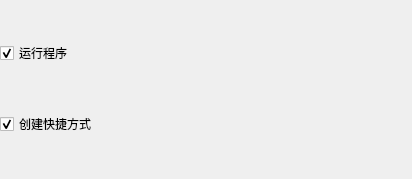
<?xml version="1.0" encoding="UTF-8"?>
<ui version="4.0">
 <class>SettingForm</class>
 <widget class="QWidget" name="SettingForm">
  <property name="geometry">
   <rect>
    <x>0</x>
    <y>0</y>
    <width>412</width>
    <height>179</height>
   </rect>
  </property>
  <layout class="QVBoxLayout" name="verticalLayout">
   <property name="margin" stdset="0">
    <number>0</number>
   </property>
   <item>
    <widget class="QCheckBox" name="startRun">
     <property name="text">
      <string>运行程序</string>
     </property>
     <property name="checked">
      <bool>true</bool>
     </property>
     <property name="tristate">
      <bool>false</bool>
     </property>
    </widget>
   </item>
   <item>
    <widget class="QCheckBox" name="shortcut">
     <property name="text">
      <string>创建快捷方式</string>
     </property>
     <property name="checkable">
      <bool>true</bool>
     </property>
     <property name="checked">
      <bool>true</bool>
     </property>
    </widget>
   </item>
  </layout>
 </widget>
 <resources/>
 <connections/>
</ui>
